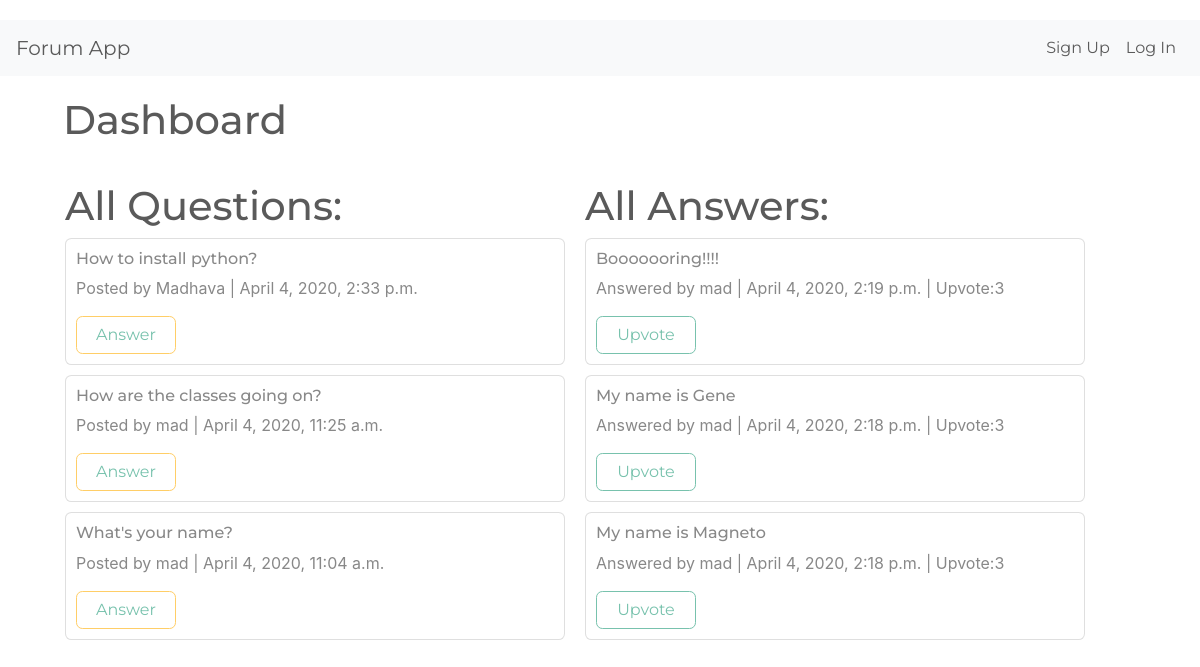
The app's page /dashboard/, older data.
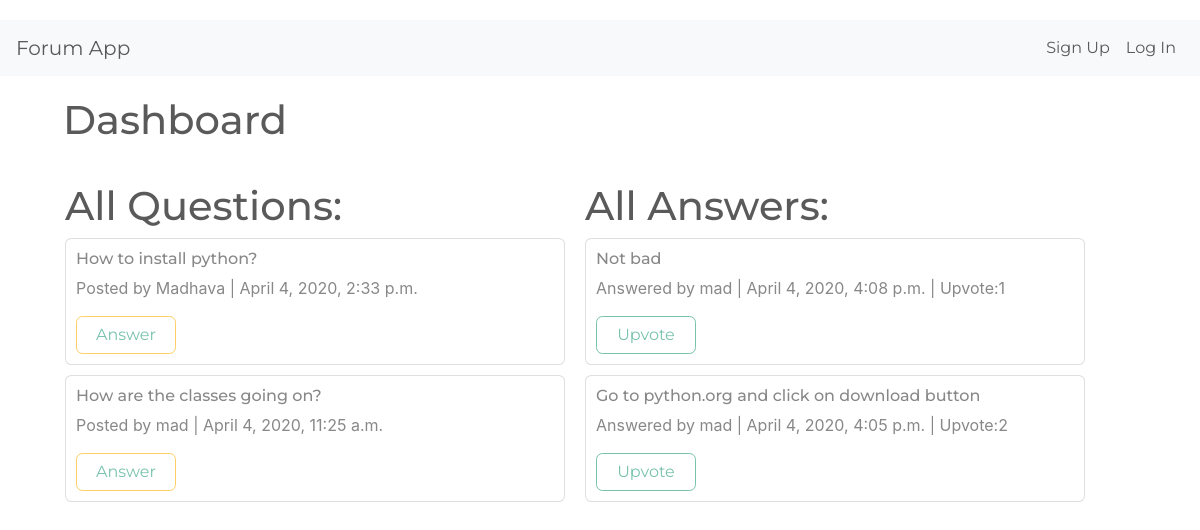
The same page, newer data.
### forum/models.py (models this page shows)
class Question(models.Model):
    author=models.ForeignKey(User,on_delete=models.CASCADE,null=True,blank=True)
    question=models.CharField(max_length=200)
    timestamp=models.DateTimeField(auto_now=True)

class Answer(models.Model):
    answer=models.TextField()
    timestamp=models.DateTimeField(auto_now=True)
    question=models.ForeignKey(Question,on_delete=models.CASCADE,null=True,blank=True)
    author=models.ForeignKey(User,on_delete=models.CASCADE,null=True,blank=True)
    upvotes=models.IntegerField(default=1)

### forum/views.py (the view)
# urls.py: path('dashboard/',dashboard),
def dashboard(request):
    all_question=Question.objects.all().order_by("-timestamp")
    all_answer=Answer.objects.all().order_by("-timestamp")
    return render(request,"dashboard.html",{"question":all_question,"answer":all_answer})

### forum/templates/dashboard.html (shortened to what this page needs)
{% extends 'base.html' %}
{% block body %}
<h1 style="padding-right: 850px;">Dashboard</h1>
<div class="container" style="display: flex;">
    <div style="width: 500px;margin-right: 20px; margin-top: 30px;">
        <h1>All Questions:</h1>
        {% for q in question %}
            <div class="card" style="padding: 10px;margin-bottom: 10px;">
                <div style="display: flex; justify-content: space-between;">
                    <h6>{{q.question}} </h6>
                </div>
                <p>Posted by {{q.author}} | {{q.timestamp}}</p>
                <button class="btn btn-outline-warning" style="width: 100px;"><a href="/discussion/{{q.id}}/" style="text-decoration: none;">Answer</a></button>
            </div>
        {% endfor %}
    </div>
    <div style="width: 500px; margin-top: 30px;">
        <h1>All Answers:</h1>
        {% for a in answer %}
        <div  class="card" style="padding: 10px;margin-bottom: 10px;">
            <div style="display: flex;justify-content: space-between;">
            <h6>{{a.answer}}</h6>
        </div>
            <p>Answered by {{a.author}} | {{a.timestamp}} | Upvote:{{a.upvotes}}</p>
            <button class="btn btn-outline-primary" style="width: 100px;"><a href="/upvote/{{a.id}}/"style="text-decoration: none;">Upvote</a></button>
        </div>
        {% endfor %}
    </div>
</div>
{% endblock %}

Row changes from the older to the newer data that the page shows:
removed Question: question "What's your name?", author "mad", timestamp "April 4, 2020, 11:04 a.m."
removed Answer: answer "Booooooring!!!!", author "mad", timestamp "April 4, 2020, 2:19 p.m.", upvotes "3"
removed Answer: answer "My name is Gene", author "mad", timestamp "April 4, 2020, 2:18 p.m.", upvotes "3"
removed Answer: answer "My name is Magneto", author "mad", timestamp "April 4, 2020, 2:18 p.m.", upvotes "3"
added Answer: answer "Not bad", author "mad", timestamp "April 4, 2020, 4:08 p.m.", upvotes "1"
added Answer: answer "Go to python.org and click on download button", author "mad", timestamp "April 4, 2020, 4:05 p.m.", upvotes "2"
